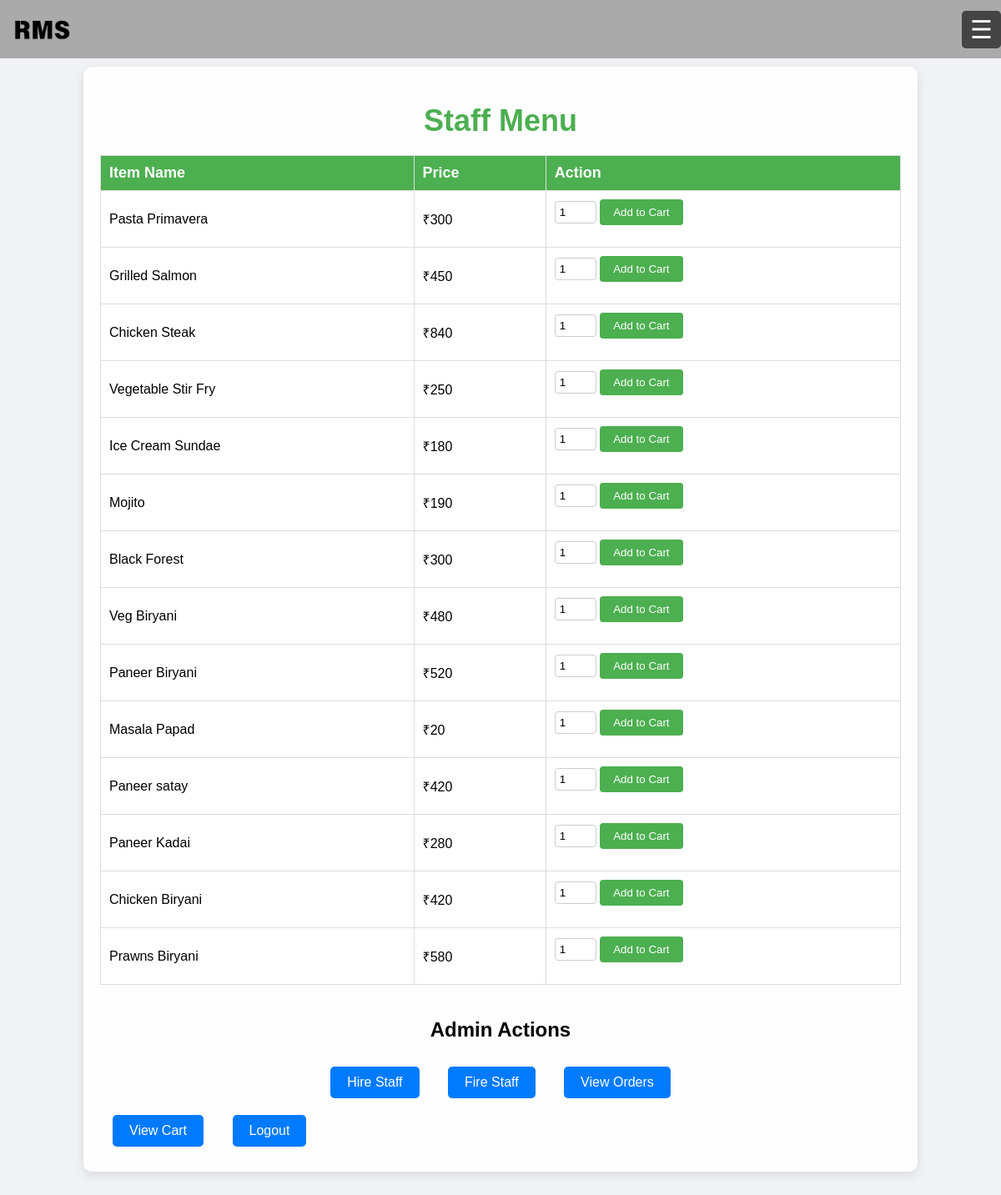
Page /pages/staff_menu.php (signed in) on the committed database.
### tables this page shows
CREATE TABLE `menu_item` (
  `menu_id` int(11) NOT NULL,
  `name` varchar(100) NOT NULL,
  `price` int(11) NOT NULL,
  `menu_status` varchar(100) DEFAULT NULL,
  `category_id` int(11) DEFAULT NULL
);

### pages/staff_menu.php (the view, shortened to what this page needs)
<?php
include '../includes/navbar.php';
include '../includes/database.php';
$role = $_SESSION['role'];
$query = "SELECT menu_id, name, price, menu_status FROM menu_item WHERE menu_status = 'available'";
$result = $conn->query($query);
?>
<!DOCTYPE html>
<html lang="en">
<head>
    <link rel="stylesheet" href="../css/styles2.css">
</head>
<body>
<div class="menu-container">
    <h1>Staff Menu</h1>
    <div class="menu-items">
        <?php if ($result->num_rows > 0): ?>
            <table>
                <thead>
                    <tr>
                        <th>Item Name</th>
                        <th>Price</th>
                        <th>Action</th>
                    </tr>
                </thead>
                <tbody>
                    <?php while ($row = $result->fetch_assoc()): ?>
                        <tr class="menu-item">
                            <td><?php echo htmlspecialchars($row['name']); ?></td>
                            <td>₹<?php echo htmlspecialchars($row['price']); ?></td>
                            <td>
                                <form method="POST" action="../process/add_to_cart.php">
                                    <input type="number" name="quantity" min="1" value="1" required style="width: 50px; padding: 5px; border: 1px solid #ccc; border-radius: 4px;">
                                    <button type="submit" class="add-to-cart-btn">Add to Cart</button>
                                </form>
                            </td>
                        </tr>
                    <?php endwhile; ?>
                </tbody>
            </table>
        <?php else: ?>
            <p>No menu items available.</p>
        <?php endif; ?>
    </div>
    <?php if ($role == 'admin'): ?>
        <div class="admin-actions">
            <h2>Admin Actions</h2>
            <a id="l" href="admin.php">Hire Staff</a>
            <a id="l" href="admin.php">Fire Staff</a>
            <a id="l" href="order_history.php">View Orders</a>
        </div>
    <?php endif; ?>
    <a id="l" href="cart.php">View Cart</a>
    <a id="l" href="../process/logout.php">Logout</a>
</div>
</body>
</html>

### CSS/styles2.css (style rules this page uses)
body { display: flex; flex-direction: column; align-items: center; justify-content: center; min-height: 100vh; background-color: #f9f9f9; font-family: Arial, sans-serif; }
.menu-container { width: 80%; max-width: 800px; background-color: white; padding: 20px; border-radius: 10px; box-shadow: 0 4px 8px rgba(0, 0, 0, 0.2); animation: fadeIn 0.5s ease-in-out; }
h1 { text-align: center; color: #333; }
.menu-items table { width: 100%; border-collapse: collapse; }
.menu-items th, .menu-items td { border: 1px solid #ddd; padding: 10px; text-align: left; }
.add-to-cart-btn { background-color: #28a745; color: white; border: none; padding: 10px 15px; border-radius: 5px; cursor: pointer; }
.admin-actions { margin-top: 20px; text-align: center; }
.admin-actions a { display: inline-block; margin: 10px 5px; color: #007bff; text-decoration: none; }

### includes/navbar.php (style rules this page uses)
body { padding-top: 60px; }

### pages/staff_menu.php (style rules this page uses)
body { font-family: 'Poppins', sans-serif; margin: 0; padding: 0; background-color: #f0f2f5; background-image: url('../IMG/background.jpg'); background-size: cover; background-position: center; background-attachment: fixed; }
.menu-container { max-width: 1000px; margin: 80px auto; padding: 20px; background-color: rgba(255, 255, 255, 0.9); border-radius: 10px; box-shadow: 0 4px 12px rgba(0, 0, 0, 0.1); }
h1 { text-align: center; color: #4CAF50; font-size: 36px; margin-bottom: 20px; }
.menu-items { margin-bottom: 40px; }
table { width: 100%; border-collapse: collapse; margin-bottom: 20px; }
th, td { padding: 15px; text-align: left; border: 1px solid #ddd; font-size: 16px; }
th { background-color: #4CAF50; color: white; font-size: 18px; }
td { background-color: #fff; }
tr:nth-child(even) { background-color: #f9f9f9; }
.add-to-cart-btn { padding: 8px 16px; background-color: #4CAF50; color: white; border: none; border-radius: 4px; cursor: pointer; transition: background-color 0.3s ease; }
.admin-actions { text-align: center; margin-top: 20px; }
.admin-actions a { display: inline-block; margin: 10px 15px; padding: 12px 25px; background-color: #f44336; color: white; text-decoration: none; border-radius: 5px; transition: background-color 0.3s ease; }
#l { display: inline-block; margin: 10px 15px; padding: 10px 20px; background-color: #007BFF; color: white; text-decoration: none; border-radius: 5px; transition: background-color 0.3s ease; }

### rows in the picture
menu_item: name "Pasta Primavera", price "300"
menu_item: name "Grilled Salmon", price "450"
menu_item: name "Chicken Steak", price "840"
menu_item: name "Vegetable Stir Fry", price "250"
menu_item: name "Ice Cream Sundae", price "180"
menu_item: name "Mojito", price "190"
menu_item: name "Black Forest", price "300"
menu_item: name "Veg Biryani", price "480"
menu_item: name "Paneer Biryani", price "520"
menu_item: name "Masala Papad", price "20"
menu_item: name "Paneer satay", price "420"
menu_item: name "Paneer Kadai", price "280"
menu_item: name "Chicken Biryani", price "420"
menu_item: name "Prawns Biryani", price "580"
